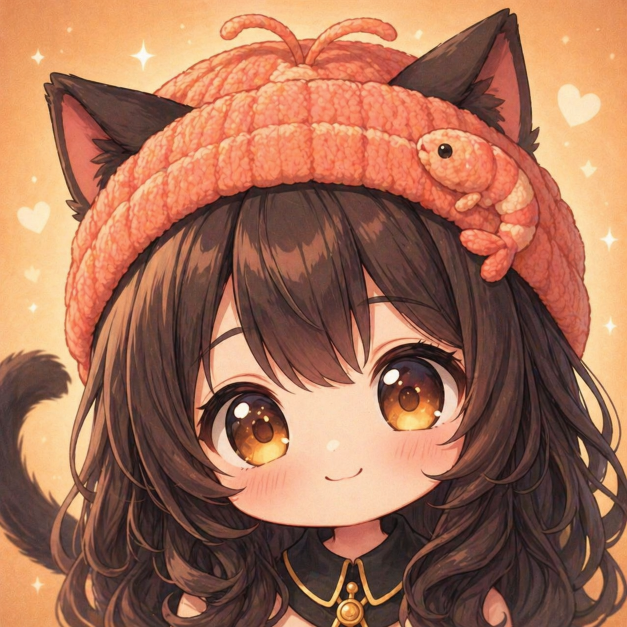
#> input picture firmware/main/apps/app_nukoevi/source-assets/nukoevi-source.png, 1254 x 1254 px (shown at 1/2 size)
$ python generate_stackchan_face_previews.py
#> lines starting #> are read from the running program, lines starting #| are printed output that depends on the picture
from pathlib import Path

from PIL import Image, ImageFilter


ROOT = Path(__file__).resolve().parents[1]
SOURCE = ROOT / "source-assets" / "nukoevi-source.png"
OUT_DIR = ROOT / "source-assets"


def blurred_background(source):
    scale = max(320 / source.width, 240 / source.height)
    background = source.resize((round(source.width * scale), round(source.height * scale)), Image.Resampling.LANCZOS)
    left = (background.width - 320) // 2
    top = (background.height - 240) // 2
    background = background.crop((left, top, left + 320, top + 240))
    return background.filter(ImageFilter.GaussianBlur(16))


def main():
    source = Image.open(SOURCE).convert("RGB")
#> source is the input picture: PIL image 1254x1254 RGB; mean R, G, B 163.7, 111.2, 86.1

    face_crop = source.crop((0, 0, source.width, round(source.width * 3 / 4)))
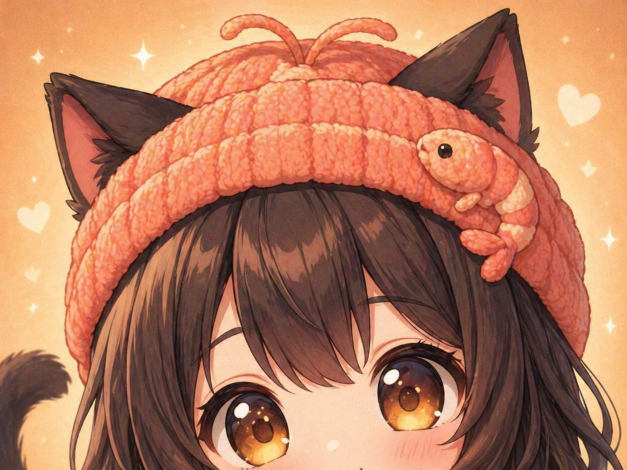
#> face_crop: PIL image 1254x940 RGB (shown at 1/2 size); mean R, G, B 180.4, 121.7, 92.6
    face_crop = face_crop.resize((320, 240), Image.Resampling.LANCZOS)
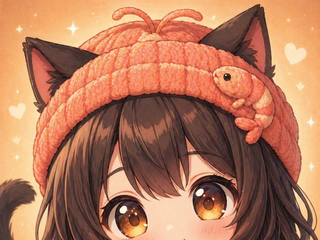
#> face_crop: PIL image 320x240 RGB; mean R, G, B 180.4, 121.7, 92.6
    face_crop.save(OUT_DIR / "nukoevi-stackchan-face-crop.png")

    for size, name, x, y in [
        (250, "nukoevi-stackchan-face-safe.png", 35, -5),
        (260, "nukoevi-stackchan-face-balanced.png", 30, -8),
    ]:
        background = blurred_background(source)
        foreground = source.resize((size, size), Image.Resampling.LANCZOS)
        background.paste(foreground, (x, y))
        background.save(OUT_DIR / name)
#> this loop made 2 passes
#> pass 1, in blurred_background, `background = background.crop((left, top, left + 320, top + 240))`:
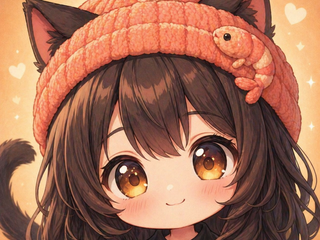
#> background: PIL image 320x240 RGB; mean R, G, B 163, 110.1, 87
#> pass 1, in main, `background = blurred_background(source)`:
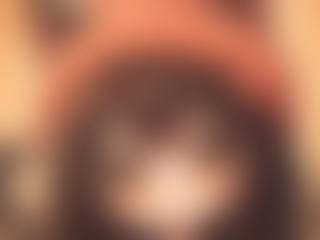
#> background: PIL image 320x240 RGB; mean R, G, B 163.2, 110.1, 86.7
#> pass 1, in main, `foreground = source.resize((size, size), Image.Resampling.LANCZOS)`:
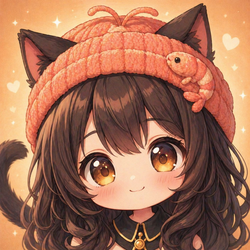
#> foreground: PIL image 250x250 RGB; mean R, G, B 163.6, 111.2, 86.1
#> after the loop:
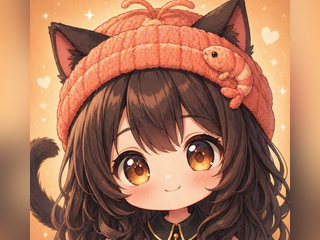
#> background: PIL image 320x240 RGB; mean R, G, B 169.2, 117, 90
#> after the loop:
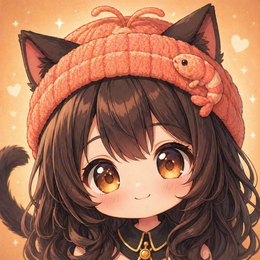
#> foreground: PIL image 260x260 RGB; mean R, G, B 163.6, 111.2, 86.1


if __name__ == "__main__":
    main()

$ run again, with firmware/main/apps/app_nukoevi/source-assets/nukoevi-blink-frame-2.png copied over firmware/main/apps/app_nukoevi/source-assets/nukoevi-source.png
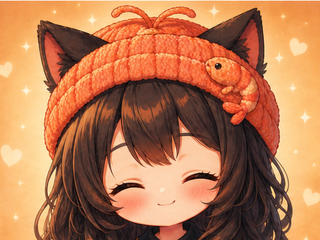
#> input picture firmware/main/apps/app_nukoevi/source-assets/nukoevi-blink-frame-2.png, 320 x 240 px
#> in main, source is the input picture: PIL image 320x240 RGB; mean R, G, B 182.5, 121.3, 83
#> after the loop in main, `for size, name, x, y in [`:
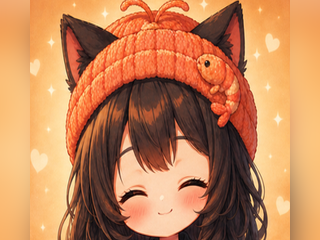
#> background: PIL image 320x240 RGB; mean R, G, B 194.7, 132.9, 89.5
